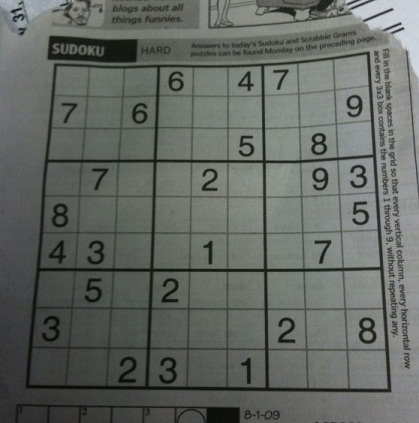
#> input picture images/sudoku.jpg, 419 x 423 px
$ python fillContours.py   (older library calls are emulated)
#> lines starting #> are read from the running program, lines starting #| are printed output that depends on the picture; after the words box and inside, x2 and y2 are one past the last pixel; in counts of white or black regions, pixels touching at a corner belong together
import cv2
import numpy as np


image = cv2.imread("../images/sudoku.jpg", 0)
#> image: shape (423, 419); min 5, max 218, mean 101.9
blur = cv2.GaussianBlur(image,(11,11),0)
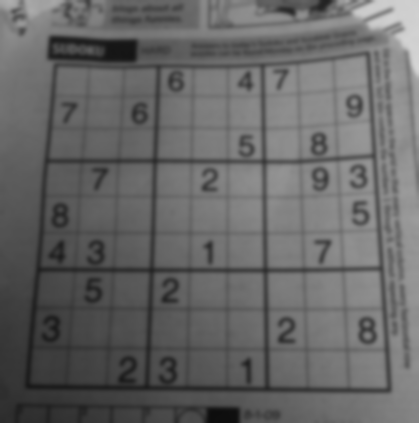
#> blur: shape (423, 419); min 13, max 213, mean 101.9
thresh = cv2.adaptiveThreshold(blur,255,cv2.ADAPTIVE_THRESH_MEAN_C, cv2.THRESH_BINARY_INV,5,2)
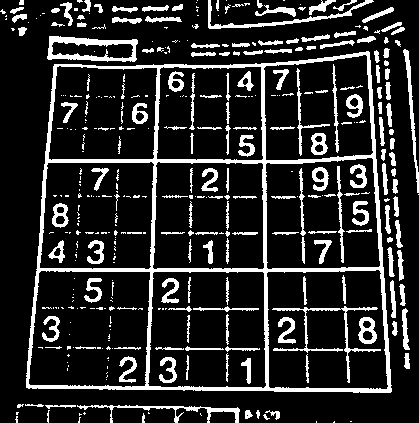
#> thresh: shape (423, 419); 16.5% white; 389 white regions (212 under 20 px)

contours, hierarchy = cv2.findContours(thresh,cv2.RETR_TREE,cv2.CHAIN_APPROX_NONE)
#> contours = 415 contours, 259 with area under 20; largest, box (x1, y1, x2, y2) and area: (26, 51, 392, 393) 111495, (266, 269, 389, 390) 13636, (147, 271, 267, 389) 13214, (28, 270, 151, 388) 13117, (265, 157, 381, 270) 11796
canvas = np.zeros(thresh.shape[:2], np.uint8)
#> (the run stopped early here; a loop or call above may not have finished)
